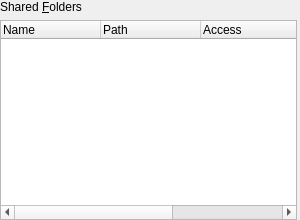
<ui version="4.0">
 <comment>
 VPox frontends: Qt GUI ("VirtualPox"):

 Copyright (C) 2008-2020 Oracle Corporation

 This file is part of VirtualPox Open Source Edition (OSE), as
 available from http://www.virtualpox.org. This file is free software;
 you can redistribute it and/or modify it under the terms of the GNU
 General Public License (GPL) as published by the Free Software
 Foundation, in version 2 as it comes in the "COPYING" file of the
 VirtualPox OSE distribution. VirtualPox OSE is distributed in the
 hope that it will be useful, but WITHOUT ANY WARRANTY of any kind.
 </comment>
 <class>UIMachineSettingsSF</class>
 <widget class="QWidget" name="UIMachineSettingsSF">
  <property name="geometry">
   <rect>
    <x>0</x>
    <y>0</y>
    <width>300</width>
    <height>220</height>
   </rect>
  </property>
  <layout class="QVBoxLayout">
   <property name="margin">
    <number>0</number>
   </property>
   <item>
    <widget class="QILabelSeparator" native="1" name="mNameSeparator">
     <property name="text">
      <string>Shared &amp;Folders</string>
     </property>
     <property name="buddy">
      <cstring>mTwFolders</cstring>
     </property>
    </widget>
   </item>
   <item>
    <widget class="QWidget" native="1" name="mTwFoldersContainer">
     <layout class="QHBoxLayout" name="mLtFolders">
      <property name="leftMargin">
       <number>0</number>
      </property>
      <property name="topMargin">
       <number>0</number>
      </property>
      <property name="rightMargin">
       <number>0</number>
      </property>
      <property name="bottomMargin">
       <number>0</number>
      </property>
      <property name="spacing">
       <number>3</number>
      </property>
      <item>
       <widget class="QITreeWidget" name="mTwFolders">
        <property name="minimumSize">
         <size>
          <width>0</width>
          <height>200</height>
         </size>
        </property>
        <property name="contextMenuPolicy">
         <enum>Qt::CustomContextMenu</enum>
        </property>
        <property name="whatsThis">
         <string>Lists all shared folders accessible to this machine. Use 'net use x: \\vpoxsvr\share' to access a shared folder named &lt;i>share&lt;/i> from a DOS-like OS, or 'mount -t vpoxsf share mount_point' to access it from a Linux OS. This feature requires Guest Additions.</string>
        </property>
        <property name="uniformRowHeights">
         <bool>true</bool>
        </property>
        <property name="allColumnsShowFocus">
         <bool>true</bool>
        </property>
        <column>
         <property name="text">
          <string>Name</string>
         </property>
        </column>
        <column>
         <property name="text">
          <string>Path</string>
         </property>
        </column>
        <column>
         <property name="text">
          <string>Access</string>
         </property>
        </column>
        <column>
         <property name="text">
          <string>Auto Mount</string>
         </property>
        </column>
        <column>
         <property name="text">
          <string>At</string>
         </property>
        </column>
       </widget>
      </item>
      <item>
       <widget class="UIToolBar" native="1" name="m_pFoldersToolBar"/>
      </item>
     </layout>
    </widget>
   </item>
  </layout>
 </widget>
 <customwidgets>
  <customwidget>
   <class>QITreeWidget</class>
   <extends>QTreeWidget</extends>
   <header>QITreeWidget.h</header>
  </customwidget>
  <customwidget>
   <class>QILabelSeparator</class>
   <extends>QLabel</extends>
   <header>QILabelSeparator.h</header>
   <container>1</container>
  </customwidget>
  <customwidget>
   <class>UIToolBar</class>
   <extends>QWidget</extends>
   <header>UIToolBar.h</header>
   <container>1</container>
  </customwidget>
 </customwidgets>
 <resources/>
 <connections/>
</ui>
